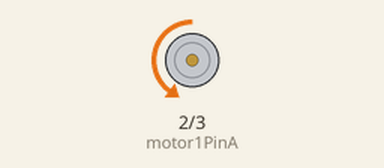
Recording of a sketch running on a simulated Arduino Uno, built with avr-gcc and run on an emulated ATmega328P. Shown: motor-driver pin pairs drawn as motors (green arrow = first pin HIGH = forward, orange = second pin HIGH = backward, longer = more drive, scaled by the enable pin).

Above: at 0.5 s.
Timing chart, 0 to 4.6 s (numbered marks = the images above):
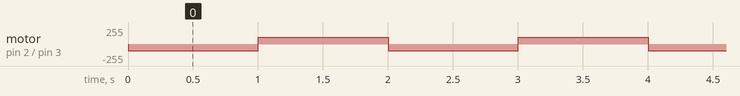

Measured:
- by itself, motor on pin 2 (motor1PinA) / pin 3 (motor1PinB): alternates forward 100/255 for 1.0 s and backward 100/255 for 1.0 s

The sketch:

step1-front.ino
```cpp
int motor1PinA  = 2 ;
int motor1PinB =3 ;
int enablelPin=  11 ;

  void setup() {
     pinMode(motor1PinA, OUTPUT);
     pinMode(motor1PinB, OUTPUT);
     pinMode(enablelPin, OUTPUT);
     analogWrite(enablelPin, 100);
  }
   void loop() {
     digitalWrite(motor1PinA, LOW);
     digitalWrite(motor1PinB, HIGH);
     delay(1000);
     digitalWrite(motor1PinB, LOW);
     digitalWrite(motor1PinA, HIGH);
     delay(1000);
     }
```
